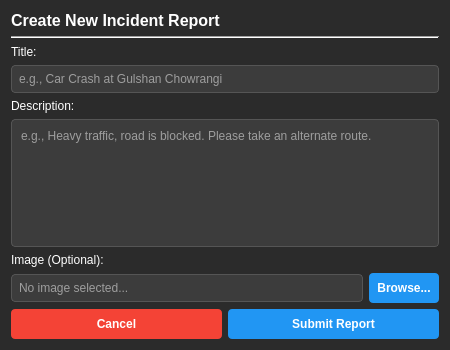
<?xml version="1.0" encoding="UTF-8"?>
<ui version="4.0">
 <class>IncidentReportDialog</class>
 <widget class="QDialog" name="IncidentReportDialog">
  <property name="geometry">
   <rect>
    <x>0</x>
    <y>0</y>
    <width>450</width>
    <height>350</height>
   </rect>
  </property>
  <property name="windowTitle">
   <string>Report New Incident</string>
  </property>
  <property name="styleSheet">
   <string notr="true">QDialog {
    background-color: #2b2b2b;
}
QLabel {
    color: #ffffff;
}
QLineEdit, QTextEdit {
    background-color: #3c3c3c;
    color: #ffffff;
    border: 1px solid #555;
    border-radius: 4px;
    padding: 5px;
}
QPushButton {
    background-color: #2196F3;
    color: white;
    padding: 8px;
    border-radius: 4px;
    font-weight: bold;
}
QPushButton:hover {
    background-color: #0b7dda;
}
QPushButton#cancelButton {
    background-color: #f44336;
}
QPushButton#cancelButton:hover {
    background-color: #da190b;
}</string>
  </property>
  <layout class="QVBoxLayout" name="verticalLayout">
   <item>
    <widget class="QLabel" name="label">
     <property name="font">
      <font>
       <pointsize>12</pointsize>
       <weight>75</weight>
       <bold>true</bold>
      </font>
     </property>
     <property name="text">
      <string>Create New Incident Report</string>
     </property>
    </widget>
   </item>
   <item>
    <widget class="Line" name="line">
     <property name="orientation">
      <enum>Qt::Horizontal</enum>
     </property>
    </widget>
   </item>
   <item>
    <widget class="QLabel" name="label_2">
     <property name="text">
      <string>Title:</string>
     </property>
    </widget>
   </item>
   <item>
    <widget class="QLineEdit" name="titleLineEdit">
     <property name="placeholderText">
      <string>e.g., Car Crash at Gulshan Chowrangi</string>
     </property>
    </widget>
   </item>
   <item>
    <widget class="QLabel" name="label_3">
     <property name="text">
      <string>Description:</string>
     </property>
    </widget>
   </item>
   <item>
    <widget class="QTextEdit" name="descriptionTextEdit">
     <property name="placeholderText">
      <string>e.g., Heavy traffic, road is blocked. Please take an alternate route.</string>
     </property>
    </widget>
   </item>
   <item>
    <widget class="QLabel" name="label_4">
     <property name="text">
      <string>Image (Optional):</string>
     </property>
    </widget>
   </item>
   <item>
    <layout class="QHBoxLayout" name="horizontalLayout">
     <item>
      <widget class="QLineEdit" name="imagePathLineEdit">
       <property name="readOnly">
        <bool>true</bool>
       </property>
       <property name="placeholderText">
        <string>No image selected...</string>
       </property>
      </widget>
     </item>
     <item>
      <widget class="QPushButton" name="browseButton">
       <property name="text">
        <string>Browse...</string>
       </property>
      </widget>
     </item>
    </layout>
   </item>
   <item>
    <spacer name="verticalSpacer">
     <property name="orientation">
      <enum>Qt::Vertical</enum>
     </property>
     <property name="sizeHint" stdset="0">
      <size>
       <width>20</width>
       <height>40</height>
      </size>
     </property>
    </spacer>
   </item>
   <item>
    <layout class="QHBoxLayout" name="horizontalLayout_2">
     <item>
      <widget class="QPushButton" name="cancelButton">
       <property name="text">
        <string>Cancel</string>
       </property>
      </widget>
     </item>
     <item>
      <widget class="QPushButton" name="submitButton">
       <property name="text">
        <string>Submit Report</string>
       </property>
      </widget>
     </item>
    </layout>
   </item>
  </layout>
 </widget>
 <resources/>
 <connections>
  <connection>
   <sender>cancelButton</sender>
   <signal>clicked()</signal>
   <receiver>IncidentReportDialog</receiver>
   <slot>reject()</slot>
   <hints>
    <hint type="sourcelabel">
     <x>69</x>
     <y>326</y>
    </hint>
    <hint type="destinationlabel">
     <x>224</x>
     <y>174</y>
    </hint>
   </hints>
  </connection>
 </connections>
</ui>
